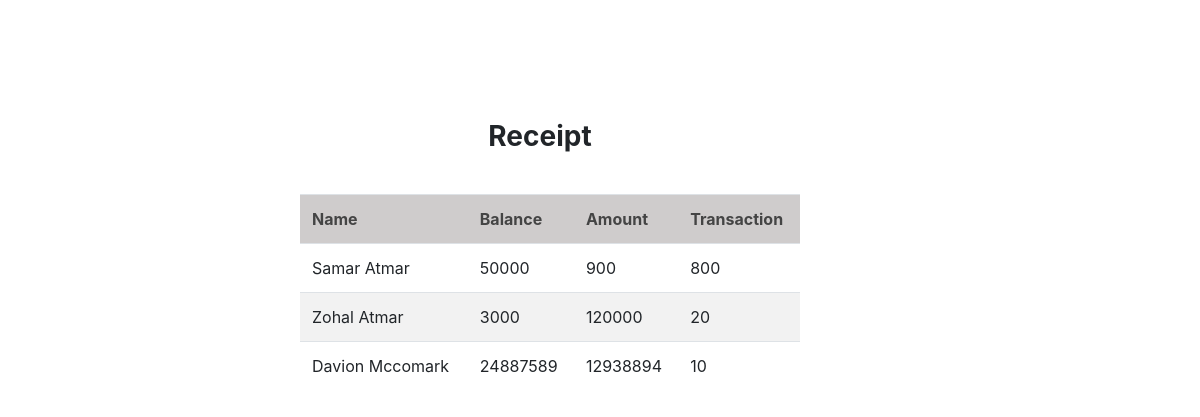
Screenshot of /wallet/thirdpartys/ with the database file from the repository.
### wallet/models.py (models this page shows)
class ThirdParty(models.Model):
    name =  models.CharField(max_length=15,null=True)
    balance = models.IntegerField(null=True)
    transaction_cost = models. IntegerField(null=True)
    account = models.IntegerField(null=True)
    phone_number =models.IntegerField(null=True)

### wallet/views.py (the view)
# urls.py: path("thirdpartys/", views.list_thirdparty,name="thirdparty_list"),
def list_thirdparty(request):
    thirdpartys=models.ThirdParty.objects.all()
    return render(request,"wallet/thirdparty_list.html",{"thirdpartys":thirdpartys})

### wallet/templates/wallet/thirdparty_list.html (shortened to what this page needs)
<!doctype html>
<html lang="en">
  <head>
    <link rel="stylesheet" href="https://cdn.jsdelivr.net/npm/bootstrap@4.3.1/dist/css/bootstrap.min.css">
  </head>
  <body>
    <h3>Receipt</h3>
    <table class="table table-striped table-hover" style="width: 500px;">
            <th>Name</th>
            <th>Balance</th>
            <th>Amount</th>
            <th>Transaction</th>
        {% for thirdparty in thirdpartys %}
        <tr>
            <td>{{ thirdparty.name }}</td>
            <td>{{ thirdparty.balance }}</td>
            <td>{{ thirdparty.account }}</td>
            <td>{{ thirdparty.transaction_cost }}</td>
        </tr>
    {%endfor%}
    </table>
  </body>
</html>

### wallet/templates/wallet/thirdparty_list.html (style rules this page uses)
table { margin-top: 40px; margin-left: 300px; margin-right: 120px; }
h3 { text-align: center; font-weight: bold; padding-top:120px ; padding-right: 120px; }
th { background-color: rgb(207, 204, 204); color: rgb(68, 68, 68); }

### rows the page displays
ThirdParty: name "Samar Atmar", balance "50000", account "900", transaction_cost "800"
ThirdParty: name "Zohal Atmar", balance "3000", account "120000", transaction_cost "20"
ThirdParty: name "Davion Mccomark", balance "24887589", account "12938894", transaction_cost "10"
